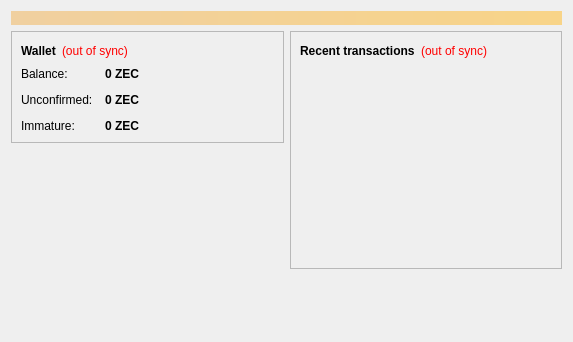
<?xml version="1.0" encoding="UTF-8"?>
<ui version="4.0">
 <class>OverviewPage</class>
 <widget class="QWidget" name="OverviewPage">
  <property name="geometry">
   <rect>
    <x>0</x>
    <y>0</y>
    <width>573</width>
    <height>342</height>
   </rect>
  </property>
  <property name="windowTitle">
   <string>Form</string>
  </property>
  <layout class="QVBoxLayout" name="topLayout">
   <item>
    <widget class="QLabel" name="labelAlerts">
     <property name="visible">
      <bool>false</bool>
     </property>
     <property name="styleSheet">
      <string notr="true">background-color: qlineargradient(x1: 0, y1: 0, x2: 1, y2: 0, stop:0 #F0D0A0, stop:1 #F8D488); color:#000000;</string>
     </property>
     <property name="wordWrap">
      <bool>true</bool>
     </property>
     <property name="margin">
      <number>3</number>
     </property>
    </widget>
   </item>
   <item>
    <layout class="QHBoxLayout" name="horizontalLayout" stretch="1,1">
     <item>
      <layout class="QVBoxLayout" name="verticalLayout_2">
       <item>
        <widget class="QFrame" name="frame">
         <property name="frameShape">
          <enum>QFrame::StyledPanel</enum>
         </property>
         <property name="frameShadow">
          <enum>QFrame::Raised</enum>
         </property>
         <layout class="QVBoxLayout" name="verticalLayout_4">
          <item>
           <layout class="QHBoxLayout" name="horizontalLayout_4">
            <item>
             <widget class="QLabel" name="label_5">
              <property name="font">
               <font>
                <weight>75</weight>
                <bold>true</bold>
               </font>
              </property>
              <property name="text">
               <string>Wallet</string>
              </property>
             </widget>
            </item>
            <item>
             <widget class="QLabel" name="labelWalletStatus">
              <property name="toolTip">
               <string>The displayed information may be out of date. Your wallet automatically synchronizes with the Zepcoin network after a connection is established, but this process has not completed yet.</string>
              </property>
              <property name="styleSheet">
               <string notr="true">QLabel { color: red; }</string>
              </property>
              <property name="text">
               <string notr="true">(out of sync)</string>
              </property>
              <property name="alignment">
               <set>Qt::AlignLeading|Qt::AlignLeft|Qt::AlignVCenter</set>
              </property>
             </widget>
            </item>
            <item>
             <spacer name="horizontalSpacer_2">
              <property name="orientation">
               <enum>Qt::Horizontal</enum>
              </property>
              <property name="sizeHint" stdset="0">
               <size>
                <width>40</width>
                <height>20</height>
               </size>
              </property>
             </spacer>
            </item>
           </layout>
          </item>
          <item>
           <layout class="QFormLayout" name="formLayout_2">
            <property name="fieldGrowthPolicy">
             <enum>QFormLayout::AllNonFixedFieldsGrow</enum>
            </property>
            <property name="horizontalSpacing">
             <number>12</number>
            </property>
            <property name="verticalSpacing">
             <number>12</number>
            </property>
            <item row="0" column="0">
             <widget class="QLabel" name="label">
              <property name="text">
               <string>Balance:</string>
              </property>
             </widget>
            </item>
            <item row="0" column="1">
             <widget class="QLabel" name="labelBalance">
              <property name="font">
               <font>
                <weight>75</weight>
                <bold>true</bold>
               </font>
              </property>
              <property name="cursor">
               <cursorShape>IBeamCursor</cursorShape>
              </property>
              <property name="toolTip">
               <string>Your current balance</string>
              </property>
              <property name="text">
               <string notr="true">0 ZEC</string>
              </property>
              <property name="textInteractionFlags">
               <set>Qt::LinksAccessibleByMouse|Qt::TextSelectableByKeyboard|Qt::TextSelectableByMouse</set>
              </property>
             </widget>
            </item>
            <item row="1" column="0">
             <widget class="QLabel" name="label_3">
              <property name="text">
               <string>Unconfirmed:</string>
              </property>
             </widget>
            </item>
            <item row="1" column="1">
             <widget class="QLabel" name="labelUnconfirmed">
              <property name="font">
               <font>
                <weight>75</weight>
                <bold>true</bold>
               </font>
              </property>
              <property name="cursor">
               <cursorShape>IBeamCursor</cursorShape>
              </property>
              <property name="toolTip">
               <string>Total of transactions that have yet to be confirmed, and do not yet count toward the current balance</string>
              </property>
              <property name="text">
               <string notr="true">0 ZEC</string>
              </property>
              <property name="textInteractionFlags">
               <set>Qt::LinksAccessibleByMouse|Qt::TextSelectableByKeyboard|Qt::TextSelectableByMouse</set>
              </property>
             </widget>
            </item>
            <item row="2" column="0">
             <widget class="QLabel" name="labelImmatureText">
              <property name="text">
               <string>Immature:</string>
              </property>
             </widget>
            </item>
            <item row="2" column="1">
             <widget class="QLabel" name="labelImmature">
              <property name="font">
               <font>
                <weight>75</weight>
                <bold>true</bold>
               </font>
              </property>
              <property name="toolTip">
               <string>Mined balance that has not yet matured</string>
              </property>
              <property name="text">
               <string notr="true">0 ZEC</string>
              </property>
              <property name="textInteractionFlags">
               <set>Qt::LinksAccessibleByMouse|Qt::TextSelectableByKeyboard|Qt::TextSelectableByMouse</set>
              </property>
             </widget>
            </item>
           </layout>
          </item>
         </layout>
        </widget>
       </item>
       <item>
        <spacer name="verticalSpacer">
         <property name="orientation">
          <enum>Qt::Vertical</enum>
         </property>
         <property name="sizeHint" stdset="0">
          <size>
           <width>20</width>
           <height>40</height>
          </size>
         </property>
        </spacer>
       </item>
      </layout>
     </item>
     <item>
      <layout class="QVBoxLayout" name="verticalLayout_3">
       <item>
        <widget class="QFrame" name="frame_2">
         <property name="frameShape">
          <enum>QFrame::StyledPanel</enum>
         </property>
         <property name="frameShadow">
          <enum>QFrame::Raised</enum>
         </property>
         <layout class="QVBoxLayout" name="verticalLayout">
          <item>
           <layout class="QHBoxLayout" name="horizontalLayout_2">
            <item>
             <widget class="QLabel" name="label_4">
              <property name="text">
               <string>&lt;b&gt;Recent transactions&lt;/b&gt;</string>
              </property>
             </widget>
            </item>
            <item>
             <widget class="QLabel" name="labelTransactionsStatus">
              <property name="toolTip">
               <string>The displayed information may be out of date. Your wallet automatically synchronizes with the Zepcoin network after a connection is established, but this process has not completed yet.</string>
              </property>
              <property name="styleSheet">
               <string notr="true">QLabel { color: red; }</string>
              </property>
              <property name="text">
               <string notr="true">(out of sync)</string>
              </property>
              <property name="alignment">
               <set>Qt::AlignRight|Qt::AlignTrailing|Qt::AlignVCenter</set>
              </property>
             </widget>
            </item>
            <item>
             <spacer name="horizontalSpacer">
              <property name="orientation">
               <enum>Qt::Horizontal</enum>
              </property>
              <property name="sizeHint" stdset="0">
               <size>
                <width>40</width>
                <height>20</height>
               </size>
              </property>
             </spacer>
            </item>
           </layout>
          </item>
          <item>
           <widget class="QListView" name="listTransactions">
            <property name="styleSheet">
             <string notr="true">QListView { background: transparent; }</string>
            </property>
            <property name="frameShape">
             <enum>QFrame::NoFrame</enum>
            </property>
            <property name="verticalScrollBarPolicy">
             <enum>Qt::ScrollBarAlwaysOff</enum>
            </property>
            <property name="horizontalScrollBarPolicy">
             <enum>Qt::ScrollBarAlwaysOff</enum>
            </property>
            <property name="selectionMode">
             <enum>QAbstractItemView::NoSelection</enum>
            </property>
           </widget>
          </item>
         </layout>
        </widget>
       </item>
       <item>
        <spacer name="verticalSpacer_2">
         <property name="orientation">
          <enum>Qt::Vertical</enum>
         </property>
         <property name="sizeHint" stdset="0">
          <size>
           <width>20</width>
           <height>40</height>
          </size>
         </property>
        </spacer>
       </item>
      </layout>
     </item>
    </layout>
   </item>
  </layout>
 </widget>
 <resources/>
 <connections/>
</ui>
